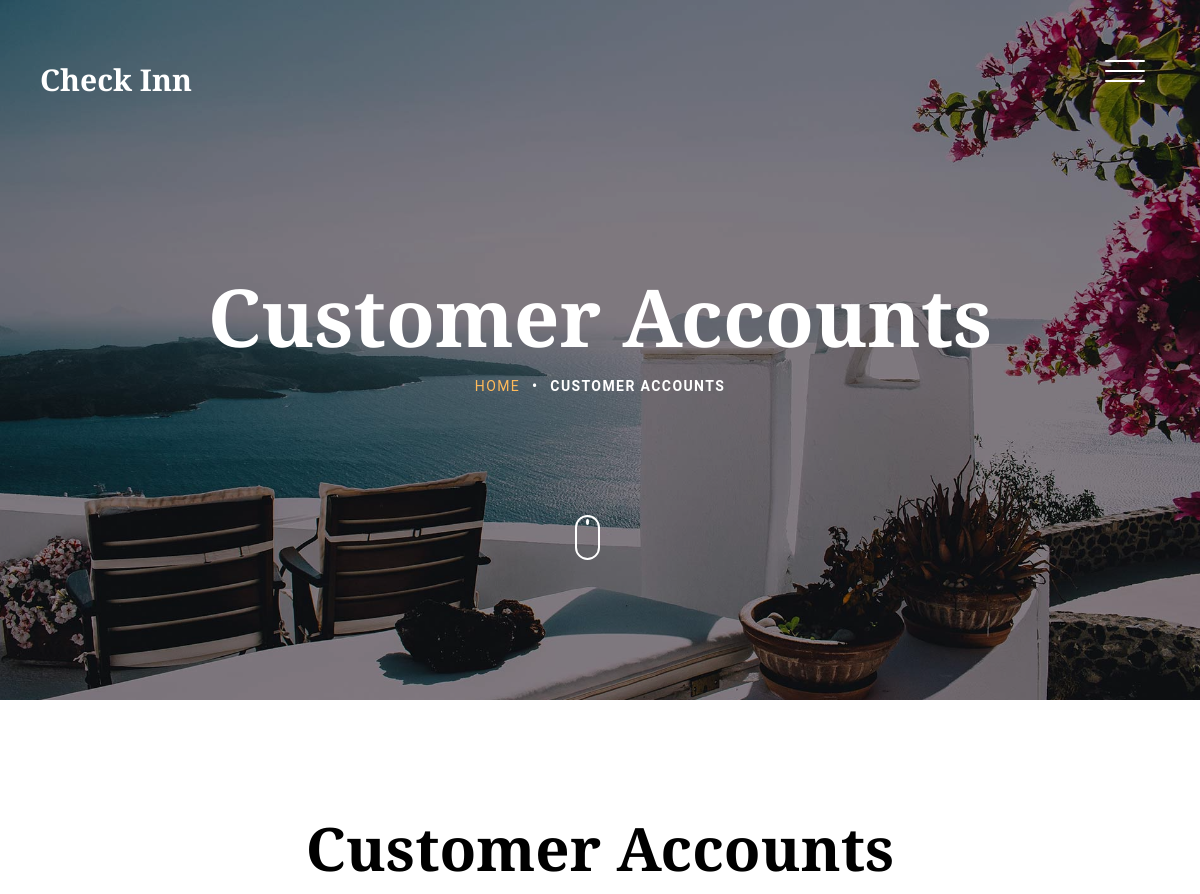
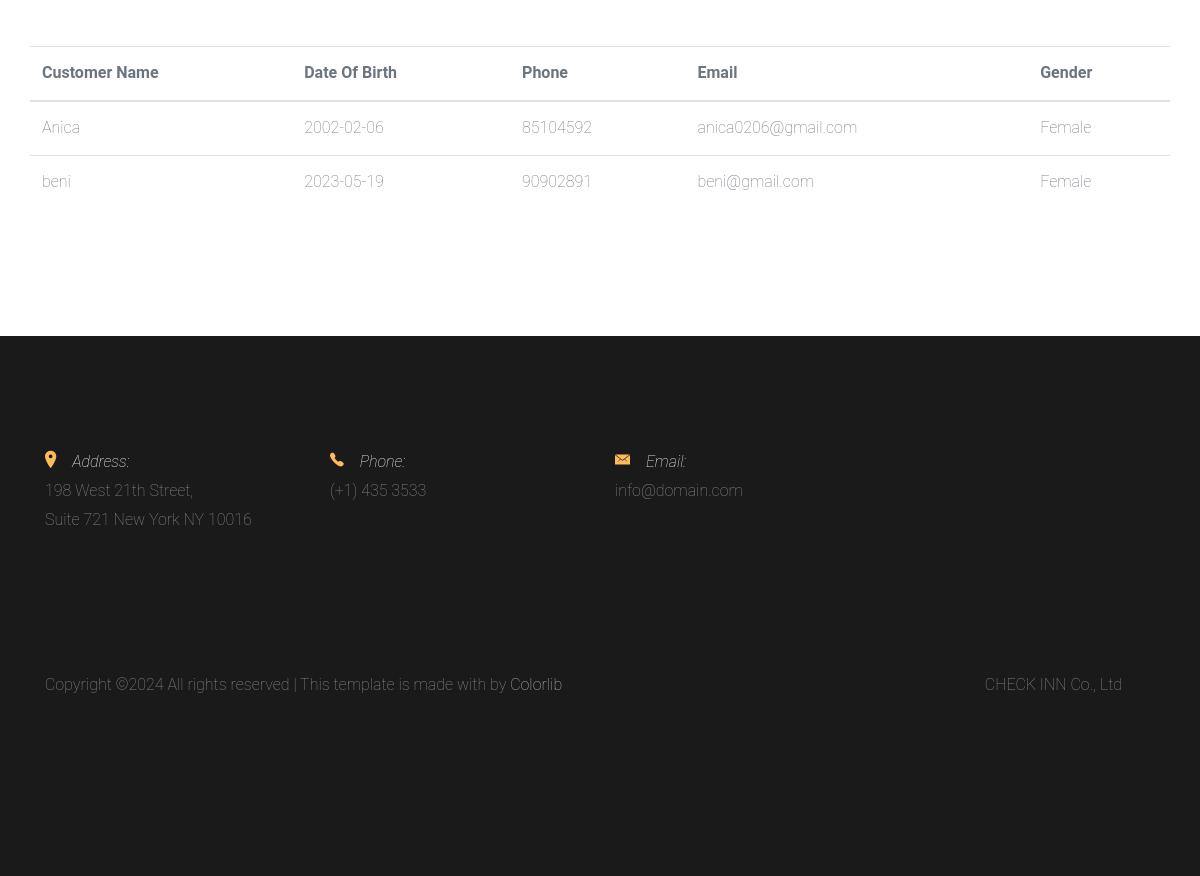
The app's page /CheckInn_Website/allCustomers.php (signed in) with its own data (2 pictures, top to bottom).
### tables this page shows
CREATE TABLE `booking` (
  `bookingID` int(11) NOT NULL,
  `hotelID` varchar(45) NOT NULL,
  `roomID` varchar(45) NOT NULL,
  `email` varchar(45) NOT NULL,
  `noOfNight` int(11) NOT NULL,
  `checkInDate` date NOT NULL,
  `checkOutDate` date NOT NULL,
  `notes` varchar(500) NOT NULL,
  `noOfCustomer` varchar(45) NOT NULL
);

CREATE TABLE `customer` (
  `customerID` int(255) NOT NULL,
  `email` text NOT NULL,
  `customerName` text NOT NULL,
  `dateOfBirth` date NOT NULL,
  `phone` varchar(255) NOT NULL,
  `notes` text NOT NULL,
  `gender` text NOT NULL
);

### CheckInn_Website/session.php (called while the page is built, shortened)
<?php
    function userData($con)
    {
        if(isset($_SESSION['email']))
        {
            $email = $_SESSION['email'];
            $query = "select * from users where email = '$email' limit 1";
            $result = mysqli_query($con, $query);
            if($result && mysqli_num_rows($result) > 0)
            {
                $userData = mysqli_fetch_assoc($result);
                return $userData;
            }
        }
        die;
    }
?>

### CheckInn_Website/allCustomers.php (the view, shortened to what this page needs)
<?php
    include("dbConn.php");
    include("session.php");
    $userData = userData($db);
    $hotelID = $userData['hotelID'];
    $q = "select * from booking join customer on booking.email = customer.email where hotelID = '$hotelID' group by customer.email";
    $query = mysqli_query($db, $q);
?>
<!DOCTYPE HTML>
<html>
<head>
<link rel="stylesheet" href="css/bootstrap.min.css">
<link rel="stylesheet" href="css/animate.css">
<link rel="stylesheet" href="css/owl.carousel.min.css">
<link rel="stylesheet" href="css/aos.css">
<link rel="stylesheet" href="css/bootstrap-datepicker.css">
<link rel="stylesheet" href="css/jquery.timepicker.css">
<link rel="stylesheet" href="css/fancybox.min.css">
<link rel="stylesheet" href="fonts/ionicons/css/ionicons.min.css">
<link rel="stylesheet" href="fonts/fontawesome/css/font-awesome.min.css">
<link rel="stylesheet" href="css/style.css">
</head>
<body>
<header class="site-header js-site-header">
  <div class="container-fluid">
    <div class="row align-items-center">
      <div class="col-6 col-lg-4 site-logo" data-aos="fade"><a href="hotelOperator.php">Check Inn</a></div>
      <div class="col-6 col-lg-8">
        <div class="site-menu-toggle js-site-menu-toggle"  data-aos="fade">
          <span></span>
          <span></span>
          <span></span>
        </div>
      </div>
    </div>
  </div>
</header>
<section class="site-hero inner-page overlay" style="background-image: url(images/hero_4.jpg)" data-stellar-background-ratio="0.5">
      <div class="container">
        <div class="row site-hero-inner justify-content-center align-items-center">
          <div class="col-md-10 text-center" data-aos="fade">
            <h1 class="heading mb-3">Customer Accounts</h1>
            <ul class="custom-breadcrumbs mb-4">
              <li><a href="hotelOperator.php">Home</a></li>
              <li>&bullet;</li>
              <li>Customer Accounts</li>
            </ul>
          </div>
        </div>
      </div>
      <a class="mouse smoothscroll" href="#next">
        <div class="mouse-icon">
          <span class="mouse-wheel"></span>
        </div>
      </a>
    </section>
<section class="section">
  <div class="container" id="next">
    <div class="row justify-content-center text-center mb-5">
      <div class="col-md-7">
        <h2 class="heading" data-aos="fade-up">Customer Accounts</h2>
      </div>
    </div>
    <div class="row">
    <table class="table table-hover" data-aos="fade-up">
    <thead>
        <tr>
            <th scope="col">Customer Name</th>
            <th scope="col">Date Of Birth</th>
            <th scope="col">Phone</th>
            <th scope="col">Email</th>
            <th scope="col">Gender</th>
        </tr>
    </thead>
    <tbody data-aos="fade-up">
    <?php
        while($data = mysqli_fetch_array($query))
        {
        ?>
            <tr>
                <td scope="row"><?php echo $data['customerName']?></td>
                <td><?php echo $data['dateOfBirth']?></td>
                <td><?php echo $data['phone']?></td>
                <td><?php echo $data['email']?></td>
                <td><?php echo $data['gender']?></td>
            </tr>
        <?php
        }
    ?>
    </tbody>
    </table>
    </div>
  </div>
</section>
<footer class="section footer-section">
      <div class="container">
        <div class="row mb-4">
          <div class="col-md-3 mb-5 pr-md-5 contact-info">
            <p><span class="d-block"><span class="ion-ios-location h5 mr-3 text-primary"></span>Address:</span> <span> 198 West 21th Street, <br> Suite 721 New York NY 10016</span></p>
          </div>
          <div class="col-md-3 mb-5 pr-md-5 contact-info">
              <p><span class="d-block"><span class="ion-ios-telephone h5 mr-3 text-primary"></span>Phone:</span> <span> (+1) 435 3533</span></p>
          </div>
          <div class="col-md-3 mb-5 pr-md-5 contact-info">
            <p><span class="d-block"><span class="ion-ios-email h5 mr-3 text-primary"></span>Email:</span> <span> info@domain.com</span></p>
          </div>
        </div>
        <div class="row pt-5">
          <p class="col-md-6 text-left">
            Copyright &copy; All rights reserved | This template is made with  by <a href="https://colorlib.com" target="_blank" >Colorlib</a>
          </p>
          <div class="col-md-6 mb-5 pr-md-5 text-right">
            <p>CHECK INN Co., Ltd</p>
          </div>
        </div>
      </div>
    </footer>
</body>
</html>

### adminPage/css/style.css (style rules this page uses)
body { background: #fff; font-family: "Roboto", arial, sans-serif; font-weight: 200; font-size: 16px; line-height: 1.8; color: #6c757d; position: relative; }
a { -webkit-transition: .3s all ease; -o-transition: .3s all ease; transition: .3s all ease; text-decoration: none; }
h1, h2, h3, h4, h5 { color: #000; font-family: "Playfair Display", times, serif; }
.container-fluid { max-width: 1600px; }
.site-header { position: fixed; top: 0; width: 100%; padding: 60px 0; z-index: 2; -webkit-transition: .3s all ease-in-out; -o-transition: .3s all ease-in-out; transition: .3s all ease-in-out; }
.site-logo { padding-left: 40px; }
.site-logo a { font-size: 30px; color: #fff; font-weight: bold; line-height: 1; font-family: "Playfair Display", times, serif; }
.site-hero { background-size: cover; height: 100vh; min-height: 700px; width: 100%; position: relative; }
.site-hero .heading { font-family: "Playfair Display", times, serif; font-weight: bold; }
.site-hero.overlay:before { background: rgba(0, 0, 0, 0.45); content: ""; position: absolute; height: 100vh; min-height: 700px; top: 0; left: 0; bottom: 0; right: 0; }
.site-hero.inner-page { height: 50vh; min-height: 700px; }
.site-hero.inner-page.overlay:before { height: 50vh; min-height: 700px; }
.site-hero-inner { height: 100vh; min-height: 700px; }
.site-hero-inner .heading { font-size: 80px; font-family: "Playfair Display", times, serif; color: #fff; line-height: 1; font-weight: bold; }
.inner-page .site-hero-inner { height: 50vh; min-height: 700px; }
.site-menu-toggle { top: 0; float: right; width: 40px; height: 45px; position: relative; margin: 0px auto; z-index: 200; -webkit-transform: rotate(0deg); -moz-transform: rotate(0deg); -o-transform: rotate(0deg); -ms-transform: rotate(0deg); transform: rotate(0deg); -webkit-transition: .5s ease-in-out; -moz-transition: .5s ease-in-out; -o-transition: .5s ease-in-out; transition: .5s ease-in-out; cursor: pointer; margin-right: 40px; }
.site-menu-toggle span { display: block; position: absolute; height: 2px; width: 100%; background: #fff; border-radius: 9px; opacity: 1; left: 0; -webkit-transform: rotate(0deg); -moz-transform: rotate(0deg); -o-transform: rotate(0deg); -ms-transform: rotate(0deg); transform: rotate(0deg); -webkit-transition: .25s ease-in-out; -moz-transition: .25s ease-in-out; -o-transition: .25s ease-in-out; transition: .25s ease-in-out; }
.site-menu-toggle span:nth-child(1) { top: 0px; }
.site-menu-toggle span:nth-child(2) { top: 10px; }
.site-menu-toggle span:nth-child(3) { top: 20px; }
.section { padding: 7em 0; }
.heading-serif, .heading, .testimonial-section .heading, .slider-section .heading, .blog-post-entry .heading { font-size: 60px; font-family: "Playfair Display", times, serif; font-weight: 700; }
.footer-section { background: #1a1a1a; color: #fff; }
.footer-section a { color: rgba(255, 255, 255, 0.7); }
.footer-section p { color: rgba(255, 255, 255, 0.5); }
.footer-section .contact-info span.d-block { font-style: italic; color: #fff; }
.mouse { width: 100px; display: inline-block; position: absolute; left: 50%; bottom: 140px; z-index: 1; -webkit-transform: translateX(-25%); -ms-transform: translateX(-25%); transform: translateX(-25%); }
.mouse-icon { width: 25px; height: 45px; border: 2px solid white; border-radius: 15px; cursor: pointer; position: relative; text-align: center; }
.mouse-wheel { height: 6px; margin: 2px auto 0; display: block; width: 3px; background-color: white; border-radius: 50%; -webkit-animation: 1.6s ease infinite wheel-up-down; -moz-animation: 1.6s ease infinite wheel-up-down; animation: 1.6s ease infinite wheel-up-down; }
.custom-breadcrumbs { list-style: none; padding: 0; margin: 0; }
.custom-breadcrumbs li { display: inline-block; color: #fff; margin: 0 4px; text-transform: uppercase; font-size: 14px; letter-spacing: .1em; font-weight: bold; }
.custom-breadcrumbs li a { font-weight: normal; }

### records on screen
booking: customer.customerName "Anica", customer.dateOfBirth "2002-02-06", customer.phone "85104592", customer.email "anica0206@gmail.com", customer.gender "Female"
booking: customer.customerName "beni", customer.dateOfBirth "2023-05-19", customer.phone "90902891", customer.email "beni@gmail.com", customer.gender "Female"
